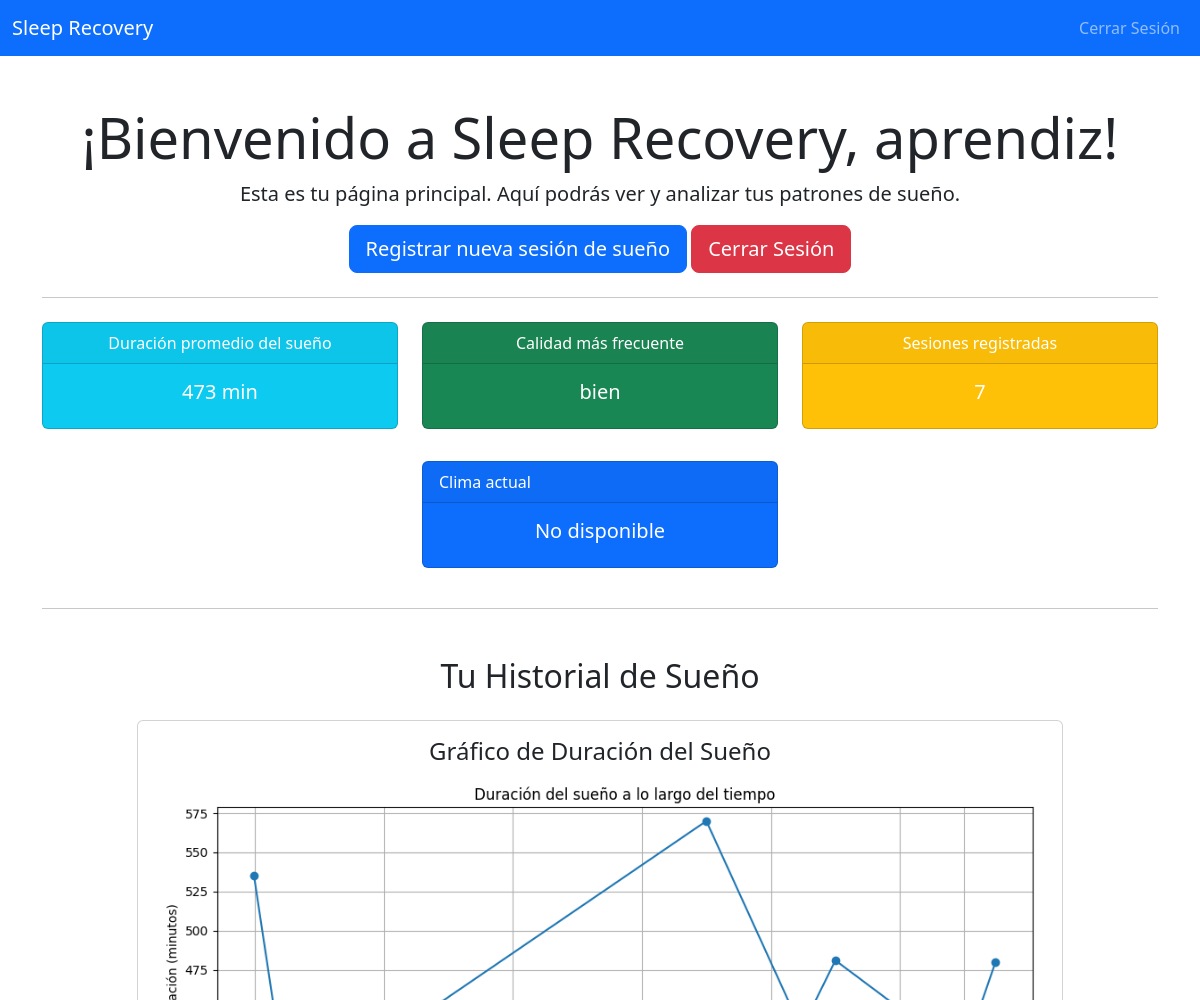
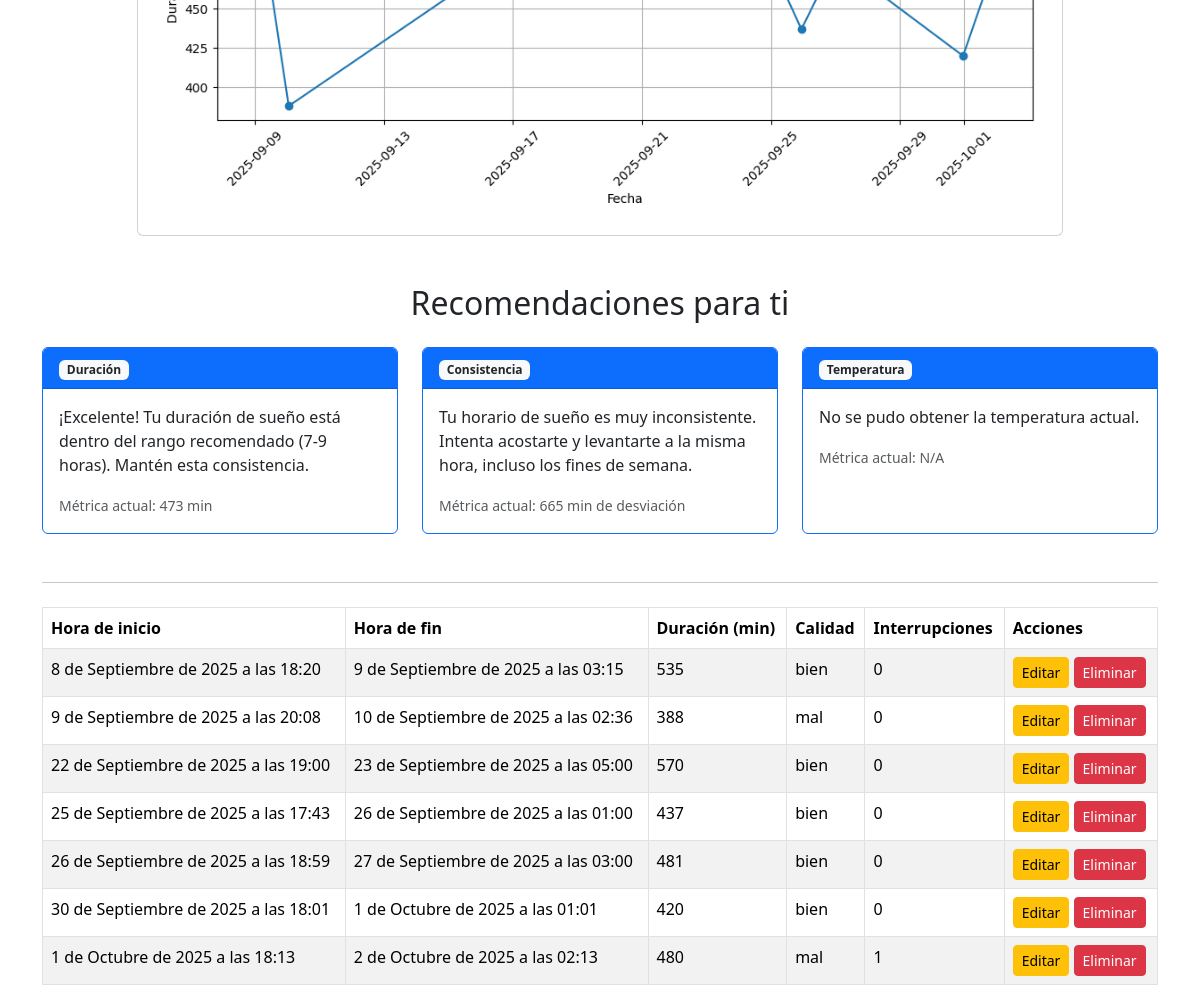
The app's page / (signed in) with its own data (2 pictures, top to bottom).
### users/models.py (models this page shows, shortened)
class SleepQualityOption(models.Model):
    quality_label = models.CharField(max_length=50)

class SleepSession(models.Model):
    user = models.ForeignKey(User, on_delete=models.CASCADE)
    start_time = models.DateTimeField()
    end_time = models.DateTimeField()
    duration = models.IntegerField()  # Duración en minutos
    quality = models.ForeignKey(SleepQualityOption, on_delete=models.SET_NULL, null=True)
    sleep_interruptions = models.IntegerField(default=0, null=True, blank=True)
    sleep_stage_data = models.JSONField(null=True, blank=True)
    recorded_at = models.DateTimeField(auto_now_add=True)

### users/views.py (the view)
# urls.py: path('', views.dashboard, name='dashboard'),
@login_required
def dashboard(request):
    sleep_sessions = SleepSession.objects.filter(user=request.user).order_by('start_time')
    sessions_data = list(sleep_sessions.values(
        'start_time', 'end_time', 'duration', 'quality__quality_label'
    ))
    chart_url = None
    advice = []
    average_duration = 0
    total_sessions = 0
    most_frequent_quality = "No hay datos"
    temp_celsius, condition = None, None
    if sessions_data:
        df = pd.DataFrame(sessions_data)
        df['start_time'] = pd.to_datetime(df['start_time'])  # asegurar formato fecha
        plt.figure(figsize=(10, 5))
        plt.plot(df['start_time'], df['duration'], marker='o', linestyle='-')
        plt.title('Duración del sueño a lo largo del tiempo')
        plt.xlabel('Fecha')
        plt.ylabel('Duración (minutos)')
        plt.xticks(rotation=45)
        plt.tight_layout()
        plt.grid(True)
        buf = io.BytesIO()
        plt.savefig(buf, format='png')
        buf.seek(0)
        chart_url = base64.b64encode(buf.getvalue()).decode('utf8')
        buf.close()
        plt.close()
        average_duration = df['duration'].mean()
        total_sessions = len(df)
        most_frequent_quality_series = df['quality__quality_label'].mode()
        if not most_frequent_quality_series.empty:
            most_frequent_quality = most_frequent_quality_series.iloc[0]
        duration_generator = AdviceFactory.get_advice_generator('duration')
        advice.append(duration_generator.get_advice(average_duration))
        if total_sessions > 1:
            consistency_generator = AdviceFactory.get_advice_generator('consistency')
            advice.append(consistency_generator.get_advice(df))
        temp_celsius, condition = get_weather_info(city="Medellin")
        temp_generator = AdviceFactory.get_advice_generator('temperature')
        advice.append(temp_generator.get_advice(temp_celsius))
    context = {
        'sleep_sessions': sleep_sessions,
        'average_duration': average_duration,
        'total_sessions': total_sessions,
        'most_frequent_quality': most_frequent_quality,
        'chart_url': chart_url,
        'advice': advice,
        'current_temp': temp_celsius,
        'current_condition': condition,
    }
    return render(request, 'users/dashboard.html', context)

### users/api_fetcher.py (called while the page is built)
def get_weather_info(city="Medellin"):
    api_key = settings.WEATHER_API_KEY  # Aquí tomas la API key de settings.py
    url = f"http://api.weatherapi.com/v1/current.json?key={api_key}&q={city}&aqi=no"
    try:
        response = requests.get(url, timeout=5)
        response.raise_for_status()
        data = response.json()
        temp_celsius = data['current']['temp_c']
        condition = data['current']['condition']['text']
        return temp_celsius, condition
    except Exception as e:
        print(f"Error obteniendo clima: {e}")
        return None, "Desconocido"

### users/recommendations/advice_logic.py (called while the page is built, shortened)
    def get_advice(self, temp_celsius):
        if temp_celsius is None:
            return {
                "category": "Temperatura",
                "message": "No se pudo obtener la temperatura actual.",
                "metric": "N/A"
            }

### users/recommendations/factories.py (called while the page is built)
    @staticmethod
    def get_advice_generator(advice_type):
        if advice_type == 'duration':
            return DurationAdvice()
        elif advice_type == 'consistency':
            return ConsistencyAdvice()
        elif advice_type == 'temperature': # <-- ¡Nuevo tipo de consejo!
            return TemperatureAdvice()
        else:
            raise ValueError(f"Tipo de consejo no soportado: {advice_type}")

### users/templates/users/dashboard.html (shortened to what this page needs)
{% extends 'users/base.html' %}
{% block content %}
<div class="container mt-5">
    <div class="jumbotron text-center">
        <h1 class="display-4">¡Bienvenido a Sleep Recovery, {{ user.username }}!</h1>
        <p class="lead">Esta es tu página principal. Aquí podrás ver y analizar tus patrones de sueño.</p>
        <a class="btn btn-primary btn-lg" href="{% url 'add_sleep_session' %}" role="button">Registrar nueva sesión de sueño</a>
        <a class="btn btn-danger btn-lg" href="{% url 'logout' %}" role="button">Cerrar Sesión</a>
    </div>
    <hr class="my-4">
    {% if sleep_sessions %}
    <div class="row text-center">
        <div class="col-md-4 mb-3">
            <div class="card text-white bg-info h-100">
                <div class="card-header">Duración promedio del sueño</div>
                <div class="card-body d-flex align-items-center justify-content-center">
                    <h5 class="card-title">{{ average_duration|floatformat:0 }} min</h5>
                </div>
            </div>
        </div>
        <div class="col-md-4 mb-3">
            <div class="card text-white bg-success h-100">
                <div class="card-header">Calidad más frecuente</div>
                <div class="card-body d-flex align-items-center justify-content-center">
                    <h5 class="card-title">{{ most_frequent_quality }}</h5>
                </div>
            </div>
        </div>
        <div class="col-md-4 mb-3">
            <div class="card text-white bg-warning h-100">
                <div class="card-header">Sesiones registradas</div>
                <div class="card-body d-flex align-items-center justify-content-center">
                    <h5 class="card-title">{{ total_sessions }}</h5>
                </div>
            </div>
        </div>
    </div>
    {% endif %}
    <div class="row justify-content-center mt-3">
        <div class="col-md-4">
            <div class="card text-white bg-primary mb-3">
                <div class="card-header">Clima actual</div>
                <div class="card-body text-center">
                    {% if current_temp %}
                        <h5 class="card-title">{{ current_temp }}°C</h5>
                        <p class="card-text">{{ current_condition }}</p>
                    {% else %}
                        <h5 class="card-title">No disponible</h5>
                    {% endif %}
                </div>
            </div>
        </div>
    </div>
    <hr class="my-4">
    <h2 class="text-center mt-5">Tu Historial de Sueño</h2>
    {% if chart_url %}
    <div class="row mt-4 mb-5 justify-content-center">
        <div class="col-md-10">
            <div class="card">
                <div class="card-body">
                    <h4 class="card-title text-center">Gráfico de Duración del Sueño</h4>
                    <img class="img-fluid" alt="Gráfico de duración del sueño">
                </div>
            </div>
        </div>
    </div>
    {% endif %}
    {% if advice %}
    <h2 class="text-center mt-5">Recomendaciones para ti</h2>
    <div class="row mt-4 justify-content-center">
        {% for a in advice %}
        <div class="col-md-4 mb-4 d-flex align-items-stretch">
            <div class="card border-primary w-100">
                <div class="card-header bg-primary text-white">
                    <span class="badge bg-light text-dark">
                        {% if a.category %}{{ a.category }}
                        {% elif a.type %}{{ a.type }}
                        {% else %}Recomendación{% endif %}
                    </span>
                </div>
                <div class="card-body">
                    <p class="card-text">
                        {% if a.message %}{{ a.message }}
                        {% elif a.text %}{{ a.text }}
                        {% else %}Sin detalle{% endif %}
                    </p>
                    <small class="text-muted">
                        Métrica actual: {% if a.metric %}{{ a.metric }}{% else %}No disponible{% endif %}
                    </small>
                </div>
            </div>
        </div>
        {% endfor %}
    </div>
    {% endif %}
    <hr class="my-4">
    {% if sleep_sessions %}
    <table class="table table-striped table-bordered mt-4">
        <thead class="bg-dark text-white">
            <tr>
                <th scope="col">Hora de inicio</th>
                <th scope="col">Hora de fin</th>
                <th scope="col">Duración (min)</th>
                <th scope="col">Calidad</th>
                <th scope="col">Interrupciones</th>
                <th scope="col">Acciones</th>
            </tr>
        </thead>
        <tbody>
            {% for session in sleep_sessions %}
            <tr>
                <td>{{ session.start_time }}</td>
                <td>{{ session.end_time }}</td>
                <td>{{ session.duration|floatformat:0 }}</td>
                <td>{{ session.quality.quality_label }}</td>
                <td>{{ session.sleep_interruptions }}</td>
                <td>
                    <a href="{% url 'edit_sleep_session' session.id %}" class="btn btn-warning btn-sm">Editar</a>
                    <a href="{% url 'delete_sleep_session' session.id %}" class="btn btn-danger btn-sm">Eliminar</a>
                </td>
            </tr>
            {% endfor %}
        </tbody>
    </table>
    {% else %}
    <p class="text-center mt-5">Aún no has registrado ninguna sesión de sueño. ¡Comienza ahora!</p>
    {% endif %}
</div>
{% endblock %}

### records on screen
SleepQualityOption: quality_label "bien"
SleepSession: start_time "8 de Septiembre de 2025 a las 18:20", end_time "9 de Septiembre de 2025 a las 03:15", duration "535", quality.quality_label "bien", sleep_interruptions "0"
SleepSession: start_time "9 de Septiembre de 2025 a las 20:08", end_time "10 de Septiembre de 2025 a las 02:36", duration "388", quality.quality_label "mal", sleep_interruptions "0"
SleepSession: start_time "22 de Septiembre de 2025 a las 19:00", end_time "23 de Septiembre de 2025 a las 05:00", duration "570", quality.quality_label "bien", sleep_interruptions "0"
SleepSession: start_time "25 de Septiembre de 2025 a las 17:43", end_time "26 de Septiembre de 2025 a las 01:00", duration "437", quality.quality_label "bien", sleep_interruptions "0"
SleepSession: start_time "26 de Septiembre de 2025 a las 18:59", end_time "27 de Septiembre de 2025 a las 03:00", duration "481", quality.quality_label "bien", sleep_interruptions "0"
SleepSession: start_time "30 de Septiembre de 2025 a las 18:01", end_time "1 de Octubre de 2025 a las 01:01", duration "420", quality.quality_label "bien", sleep_interruptions "0"
SleepSession: start_time "1 de Octubre de 2025 a las 18:13", end_time "2 de Octubre de 2025 a las 02:13", duration "480", quality.quality_label "mal", sleep_interruptions "1"

### other values on screen
{{ user.username }} "aprendiz"
{{ average_duration|floatformat:0 }} "473"
{{ total_sessions }} "7"
{{ a.type }} "Duración" "Consistencia"
{{ a.text }} "¡Excelente! Tu duración de sueño está dentro del rango recomendado (7-9 horas). Mantén esta consistencia." "Tu horario de sueño es muy inconsistente. Intenta acostarte y levantarte a la misma hora, incluso los fines de semana."
{{ a.metric }} "473 min" "665 min de desviación" "N/A"
{{ a.category }} "Temperatura"
{{ a.message }} "No se pudo obtener la temperatura actual."
